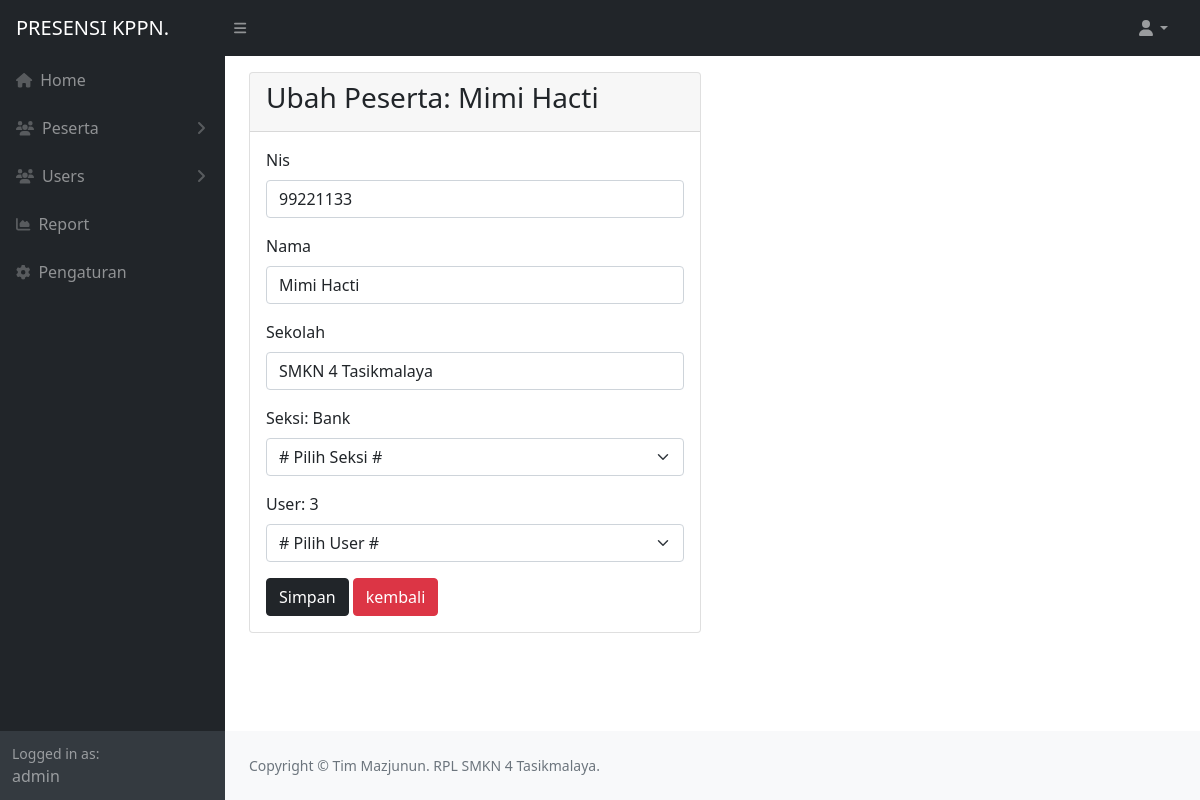
/index.php?nav=ubah-peserta&id=1 (signed in), run on the app's committed database.
### tables this page shows
CREATE TABLE `tb_peserta` (
  `id_peserta` int NOT NULL,
  `NIS` varchar(255) DEFAULT NULL,
  `nama` varchar(255) DEFAULT NULL,
  `seksi` varchar(255) DEFAULT NULL,
  `id_user` int DEFAULT NULL,
  `sekolah` varchar(50) DEFAULT NULL,
  PRIMARY KEY (`id_peserta`)
);

### pages/ubah-peserta.php (the view, shortened to what this page needs)
<?php
$get_id = $_GET['id'];
$query = mysqli_query($db, "select * from tb_peserta where id_peserta=$get_id");
$data = mysqli_fetch_assoc($query);
?>
<div class="row">
  <div class="col-md-6">
    <div class="card mt-3">
      <div class="card-header">
        <h3>
          Ubah Peserta: <?=$data['nama']?>
        </h3>
      </div>
      <div class="card-body">
        <form action="" method="post">
          <div class="mb-3">
            <label for="exampleInputNis1" class="form-label">Nis</label>
            <input type="nis" name="nis" value="<?=$data['NIS']?>" class="form-control" id="exampleInputNis1" required autofocus>
          </div>
          <div class="mb-3">
            <label for="exampleInputNama1" class="form-label">Nama</label>
            <input type="nama" name="nama" value="<?=$data['nama']?>" class="form-control" id="exampleInputNama1" required>
          </div>
          <div class="mb-3">
            <label for="exampleInputSekolah1" class="form-label">Sekolah</label>
            <input type="sekolah" name="sekolah" value="<?=$data['sekolah']?>" class="form-control" id="exampleInputSekolah1" required>
          </div>
          <div class="mb-3">
            <label class="form-label">Seksi: <?=$data['seksi']?></label>
            <select class="form-select" name="seksi" required>
              <option value=""># Pilih Seksi #</option>
            </select>
          </div>
          <div class="mb-3">
            <label class="form-label">User: <?=$data['id_user']?></label>
            <select name="user" class="form-select" required>
              <option value=""># Pilih User #</option>
            </select>
          </div>
          <button type="submit" name="kirim" class="btn btn-dark">Simpan</button>
          <a href="?nav=peserta" class="btn btn-danger">kembali</a>
        </form>
      </div>
    </div>
  </div>
</div>

### data on the page
tb_peserta: nama "Mimi Hacti", nis "99221133", sekolah "SMKN 4 Tasikmalaya", seksi "Bank", id_user "3"

### other printed values
$_SESSION['level'] "admin"
